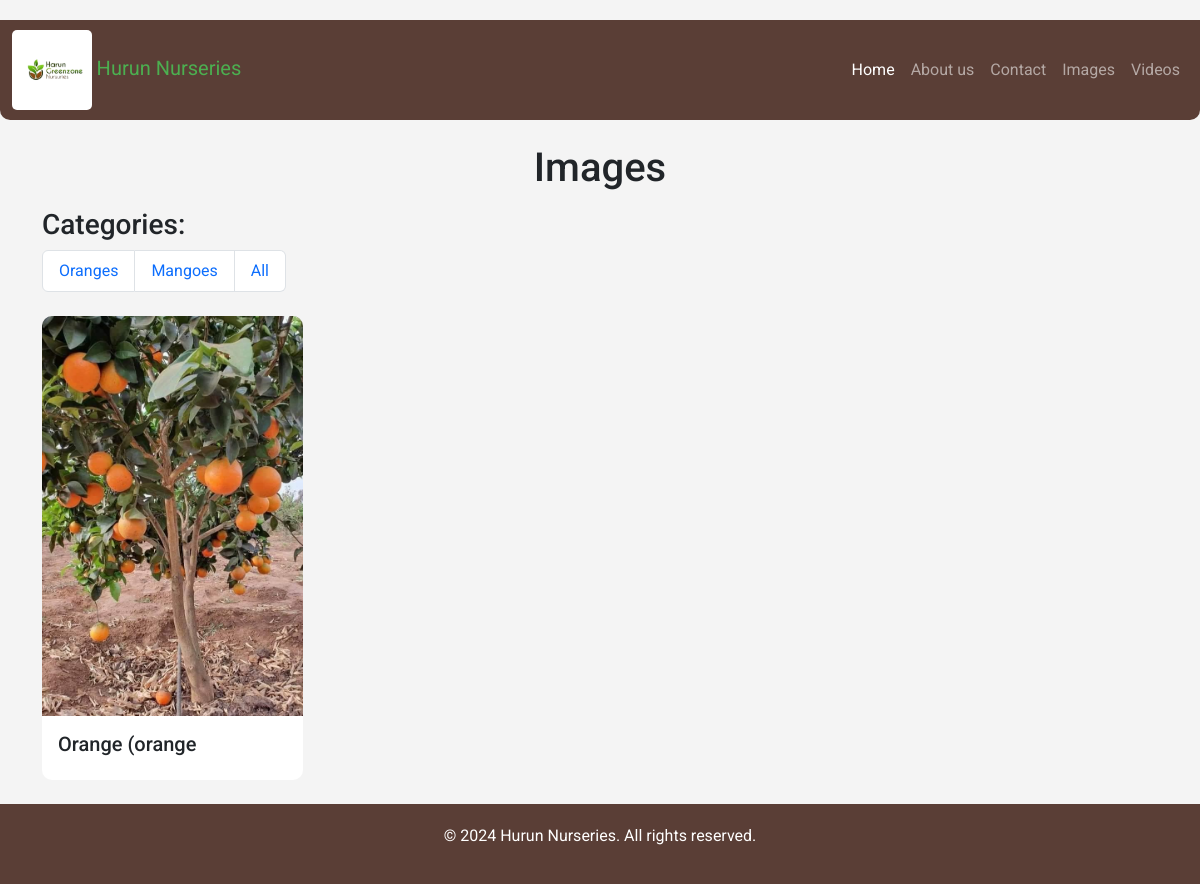
Before: /images/ with the older database file.
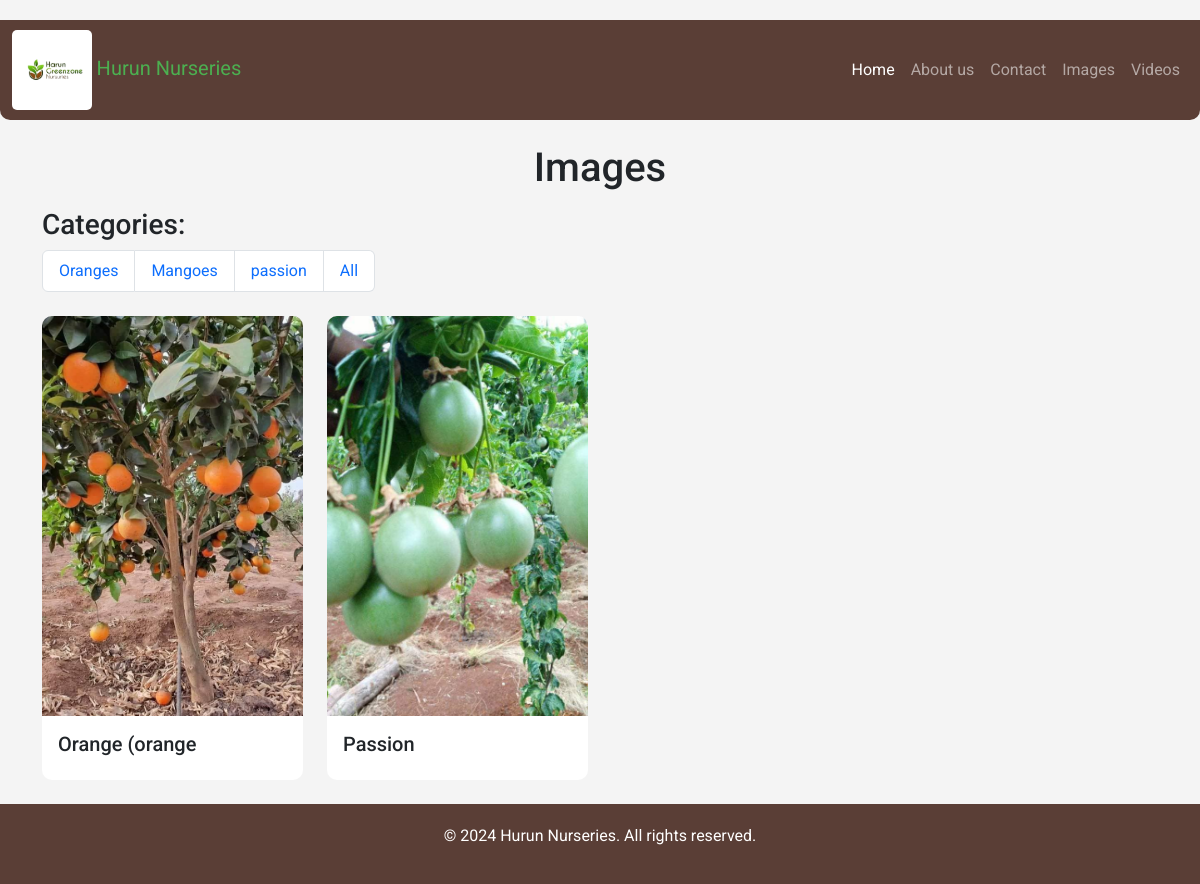
After: the same page with the newer database file.
### admin_panel/models.py (models this page shows, shortened)
class Category(models.Model):
    name = models.CharField(max_length=255)
    description = models.CharField(max_length=255)

class Image(models.Model):
    title = models.CharField(max_length=255)
    image_file = models.ImageField(upload_to='images/')
    categories = models.ManyToManyField(Category, related_name='images')

### core/views.py (the view)
# urls.py: path('images/', image_list, name='image_list'),
def image_list(request, category_id=None):
    categories = Category.objects.all()
    images = Image.objects.all()
    if category_id:
        images = images.filter(categories__id=category_id)
    return render(request, 'core/image_list.html', {'images': images, 'categories': categories})

### core/templates/core/image_list.html (shortened to what this page needs)
{% extends 'core/base.html' %}
{% load static %}
{% block content %}
<div class="container mt-4">
    <h1 class="text-center">Images</h1>
    <div class="categories mt-3 mb-4">
        <h3>Categories:</h3>
        <ul class="list-group list-group-horizontal">
            {% for category in categories %}
                <li class="list-group-item">
                    <a href="{% url 'core:image_list_by_category' category.id %}" class="text-decoration-none">
                        {{ category.name }}
                    </a>
                </li>
            {% endfor %}
            <li class="list-group-item">
                <a href="{% url 'core:image_list' %}" class="text-decoration-none">
                    All
                </a>
            </li>
        </ul>
    </div>
    <div class="row mt-4">
        {% for image in images %}
        <div class="col-md-3 mb-4">
            <div class="card product-card">
                <img src="{{ image.image_file.url }}" class="card-img-top product-image" alt="{{ image.title }}">
                <div class="card-body">
                    <h5 class="card-title">{{ image.title }}</h5>
                </div>
            </div>
        </div>
        {% empty %}
            <div class="fullscreen">
                <p class="text-center">No images available in this category.</p>
            </div>
        {% endfor %}
    </div>
</div>
{% endblock %}

### core/templates/core/base.html (shortened to what this page needs)
<!DOCTYPE html>
{% load static %}
<html lang="en">
<head>
    <link href="https://cdn.jsdelivr.net/npm/bootstrap@5.3.0/dist/css/bootstrap.min.css" rel="stylesheet">
    <link rel="stylesheet" href="https://cdnjs.cloudflare.com/ajax/libs/font-awesome/6.0.0-beta3/css/all.min.css">
    <link rel="stylesheet" href="{% static 'css/styles.css' %}">
</head>
<body>
    <nav class="navbar navbar-expand-lg navbar-dark">
        <div class="container-fluid">
            <a class="navbar-brand" href="#">
                <img src="{% static 'images/logo2.png' %}" alt="Hurun Nurseries Logo" style="height: 80px; width: auto; background-color: white; padding: 5px; border-radius: 5px;"> Hurun Nurseries
            </a>
            <div class="collapse navbar-collapse clear" id="navbarNav">
                <ul class="navbar-nav ms-auto ">
                    <li class="nav-item">
                        <a class="nav-link active" href="#">Home</a>
                    </li>
                    <li class="nav-item">
                        <a class="nav-link" href="#">About us</a>
                    </li>
                    <li class="nav-item">
                        <a class="nav-link" href="#">Contact</a>
                    </li>
                    <li class="nav-item">
                        <a class="nav-link" href="#">Images</a>
                    </li>
                    <li class="nav-item">
                        <a class="nav-link" href="#">Videos</a>
                    </li>
                </ul>
            </div>
        </div>
    </nav>
    <div class="container-fluid">
        {% block content %}
        {% endblock %}
    </div>
    <footer class="text-center">
        <p>&copy; 2024 Hurun Nurseries. All rights reserved.</p>
    </footer>
</body>
</html>

### static/css/styles.css (style rules this page uses)
body { background-color: #f4f4f4; font-family: 'Roboto', sans-serif; margin-top: 20px; }
.navbar { background-color: #5A3E36; position: sticky; top: 0; height: 100px; border-radius: 0 0 10px 10px; z-index: 1000; transition: background-color 0.3s, padding 0.3s; }
.navbar-brand { color: #4CAF50; }
.navbar-collapse { background-color: #5A3E36; }
footer { background-color: #5A3E36; color: white; padding: 20px; text-align: center; }
.product-card { border: none; border-radius: 10px; overflow: hidden; transition: transform 0.3s ease; }
.product-image { width: 100%; height: 400px; object-fit: cover; }

Changed rows visible on the page:
added Category: name "passion"
added Image: image_file (picture), title "Passion"
